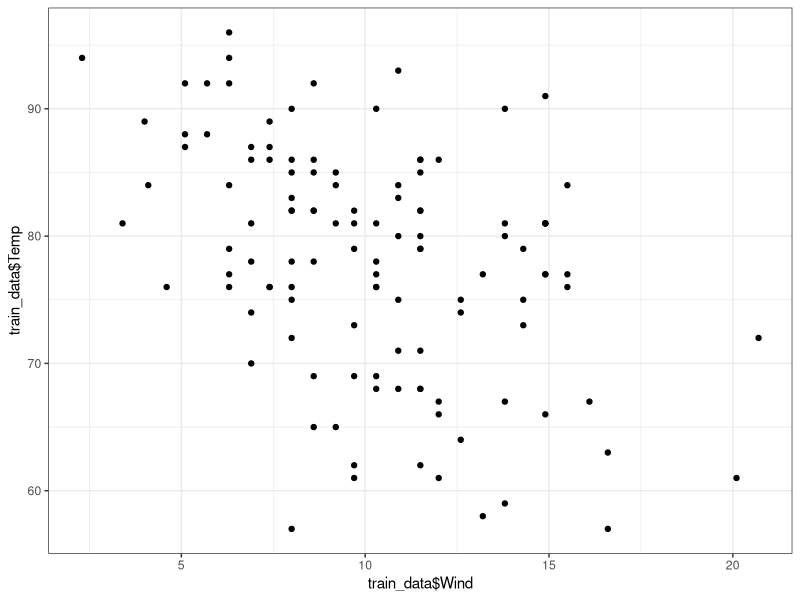
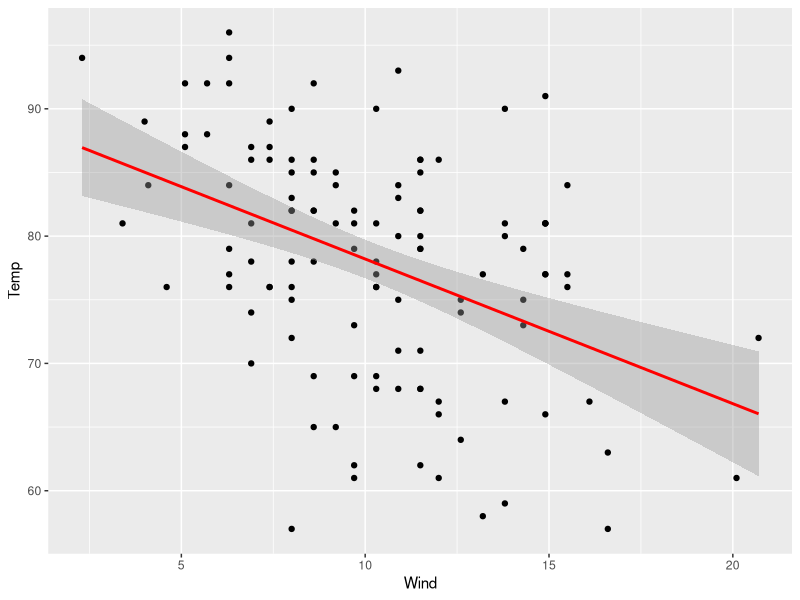
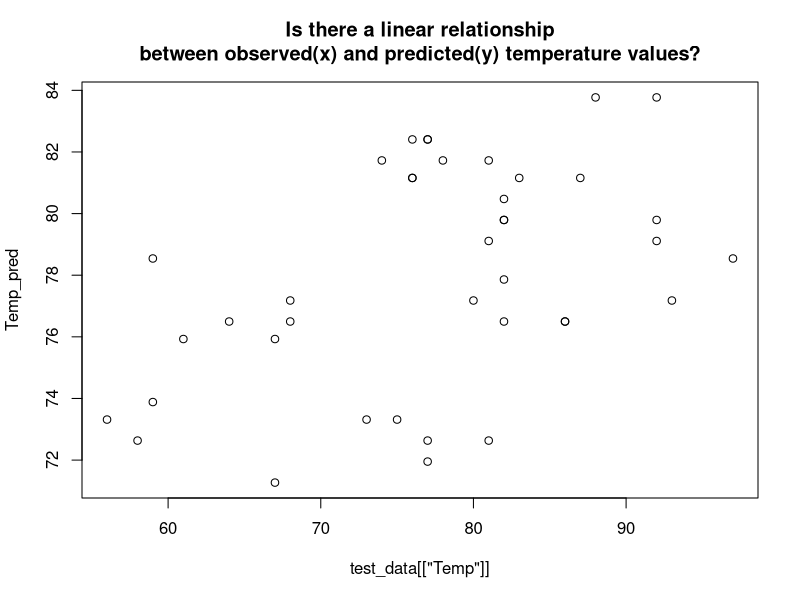
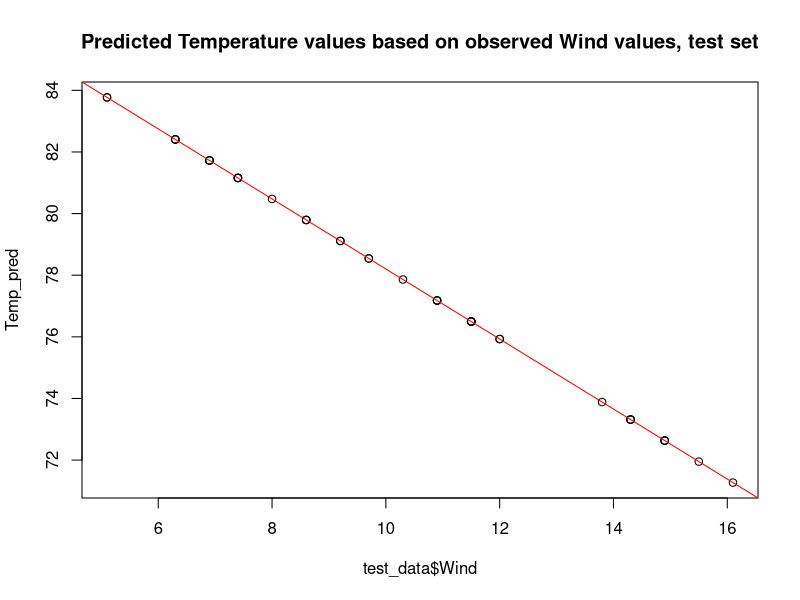
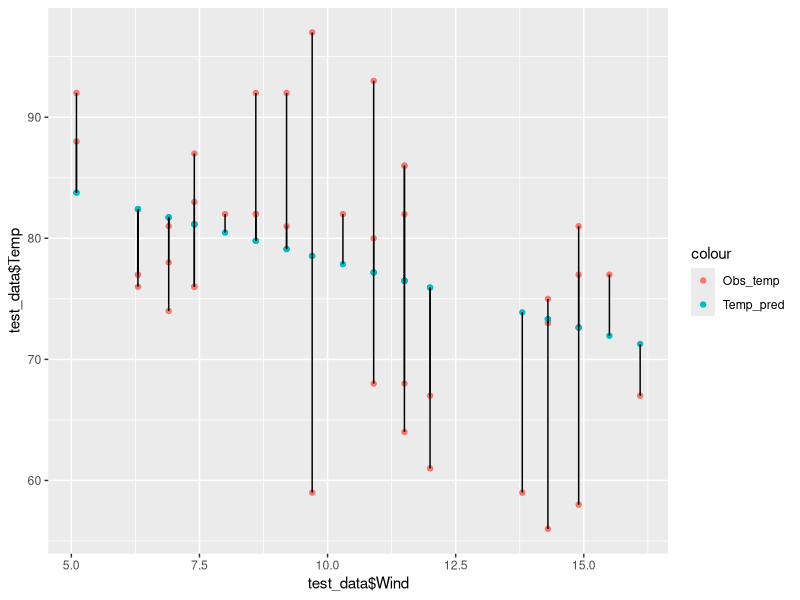
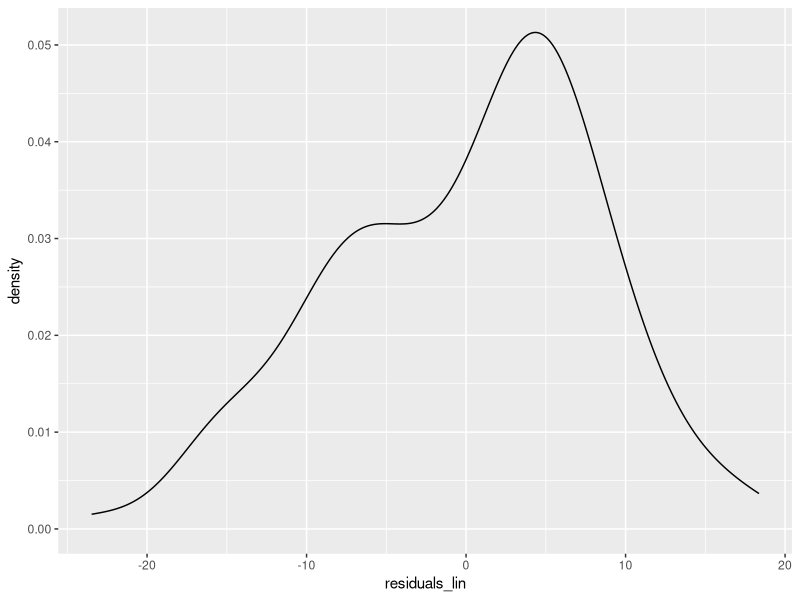
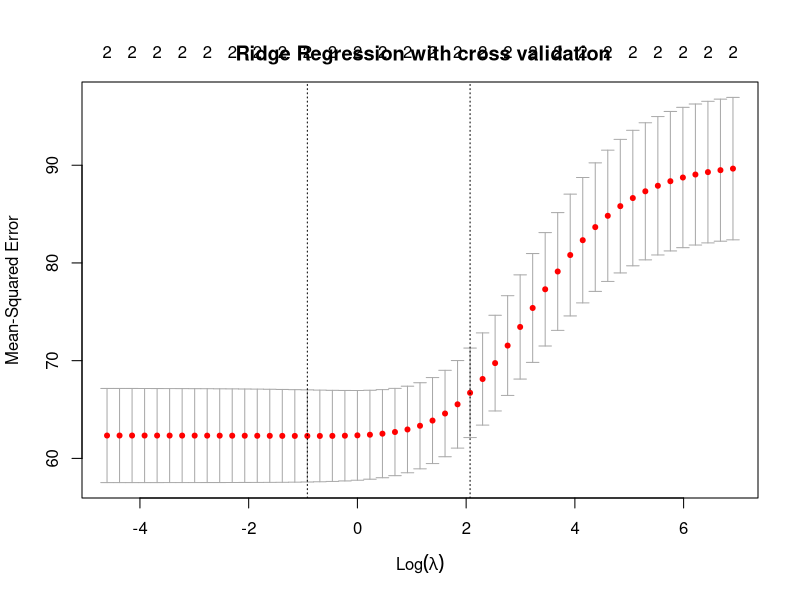
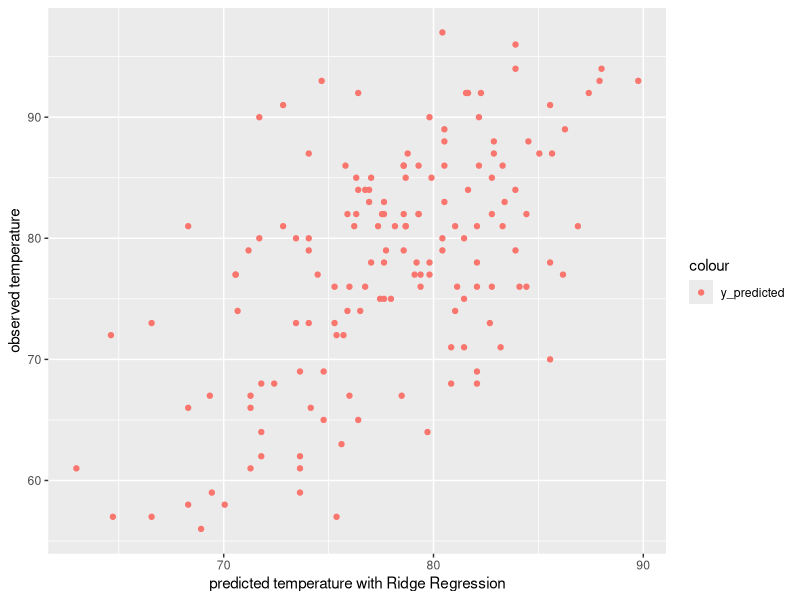

Write R code to recreate these figures, in order.
## ---- chunk 1
knitr::opts_chunk$set(echo = TRUE, eval = T)
## ---- chunk 2
#.libPaths()
#install.packages("glmnet")
library(glmnet)
library(caret)
library(MASS)
library(ggplot2)
library(dplyr)
library(ggfortify)
library(tidyverse)
library(broom)


#Mauna Loa CO2 concentrations
data(airquality)
head(airquality)
## ---- chunk 3
library(caret)
#help("createDataPartition")

train_Index = createDataPartition(airquality$Temp, p = 0.75, list=F) # partitions by indexed rows
train_data <- airquality[train_Index, ]

test_Index = createDataPartition(airquality$Temp, p = 0.25, list=F) # rows for test set by indexes 
test_data <- airquality[test_Index,]

#checking:
head(train_Index)
str(train_Index) # 117 tagged obs
head(train_data)
str(train_data)

head(test_Index)
str(test_Index) # 40 tagged obs
head(test_data)
str(test_data) 
## ---- chunk 4
ggplot(data = train_data) +
   geom_point(aes(x = train_data$Wind, y = train_data$Temp)) +
   theme_bw()
## ---- chunk 5
#help(train) # fits predictive models

linear_regression <- train( Temp ~ Wind, data = train_data, method = "lm")

## ---- chunk 6
library(ggplot2)

ggplot(data = train_data, aes(x = Wind, y = Temp)) +
   geom_point(aes(x = train_data$Wind, y = train_data$Temp))+
  stat_smooth(method = 'lm', col = 'red') 

# Other options: geom_abline instead of stat_smooth
# + geom_abline(intercept, slope, col='')
# or just abline (w0, w1, col=)
## ---- chunk 7
# help(predict)
Temp_pred <- predict(linear_regression, newdata = test_data)
summary(Temp_pred)

# if there is a typo while splitting the data, then there would be dimension-mismatch problem during predict()
## ---- chunk 8
#look at the median residual value. Close to zero is best

summary(linear_regression)
# Median Residual Value is 1.589 . Comes somewhat close to zero but not quite yet.
## ---- chunk 9
error <- Temp_pred - test_data[["Temp"]]
RMSE = sqrt(mean(error^2))
RMSE
## ---- chunk 10

plot(x = test_data[["Temp"]], y = Temp_pred, main = "\n Is there a linear relationship \n between observed(x) and predicted(y) temperature values? \n" )

# Conclusion: not a strong relationship vizualized...
## ---- chunk 11
# Optional:

cor.test(test_data$Temp, Temp_pred)

# correlation coeff= +0.5 -> a positive but weak relationship. p-value is low to support this hypoth. 95% CI looks good.
## ---- chunk 12

# 1. Extract coefficients from the model
# 2. plot the regression line on the predicted values
# 3. plot the original test values

# 1. regression coefficients: 
# finalModel is a method of a model to extract its coefficients
w0 = linear_regression$finalModel$coefficients[1]
w1 = linear_regression$finalModel$coefficients[2]
w0
w1
# 2a. plot predicted values (test data):
plot(x = test_data$Wind,y = Temp_pred, pch = 1, main ="Predicted Temperature values based on observed Wind values, test set")
# 2b. plot regression line on it :
abline(w0,w1,col='red') 

# 3. plot original test values:
ggplot(test_data) +
geom_point(aes(test_data$Wind, test_data$Temp, col="Obs_temp"))+
geom_point(aes(test_data$Wind, Temp_pred, col="Temp_pred"))+
geom_segment(aes(x= Wind, y=Temp, xend = Wind, yend = Temp_pred))
#P.S. observed: x,y
#predicted: xend, yend
## ---- chunk 13
residuals_lin <- residuals(linear_regression)
head(residuals_lin)

ggplot(x=residuals_lin) +
  geom_density(aes(residuals_lin))
## ---- chunk 14
cor.test(train_data$Wind, resid(linear_regression))
# the correlation is very small - good
## ---- chunk 15

y <- airquality$Temp
x <- airquality %>% select(Wind, Month) %>% data.matrix()

## ---- chunk 16
# RIDGE REGRESSION
# glmnet() is a function for RR. lambda is a hyperparameter, a measure to reduce the slope. alpha=0 in case of ridge  regularization:
lambdas <- 10^seq(3, -2, by = -.1)
R_regression <- glmnet(x, y, alpha = 0, lambda = lambdas)
summary(R_regression)

#RIDGE REGRESSION on train WITH CROSS VALIDATION:
# If the model is run many times for different values of lambda, we can find a value for lambda that is optimal (which yields lowest variance/SSR). There is a function to perform RR with (usually x10 fold) cross validation: cv.glmnet()
cv_R_regression <- cv.glmnet(x, y, alpha = 0, lambda = lambdas)
cv_R_regression

# cv.glmnet() uses cross-validation to work out how well each model generalises, which we can visualise as:
plot(cv_R_regression, main = "\n Ridge Regression with cross validation")

## ---- chunk 17
# The lowest point in the curve (plot above) indicates the optimal lambda: the log value of lambda that best minimised the error in cross-validation. We can extract this values as:

opt_lambda <- cv_R_regression$lambda.min
opt_lambda

## ---- chunk 18
# And we can extract all of the FITted models (like the object returned by glmnet()) via:

fit <- cv_R_regression$glmnet.fit
summary(fit)
## ---- chunk 19
# These are the two things we need to predict new data. For example, predicting values and computing an R2 value for the data we trained on:
y_predicted <- predict(fit, s = opt_lambda, newx = x)
head(y_predicted)
## ---- chunk 20

ggplot()+
  geom_point(aes(x = y_predicted, y = y, col = "y_predicted", col="y"))+
  xlab("predicted temperature with Ridge Regression")+
  ylab("observed temperature")

## ---- chunk 21
# Sum of Squares Total and Error
sst <- sum((y - mean(y))^2)
sst #13617.88 this is very high...
sse <- sum((y_predicted - y)^2)
sse #9144.541 very high...

# R squared
rsq <- 1 - sse / sst
rsq #0.32 
# The optimal model has accounted for 32% of the variance in the train data. That is very low...
